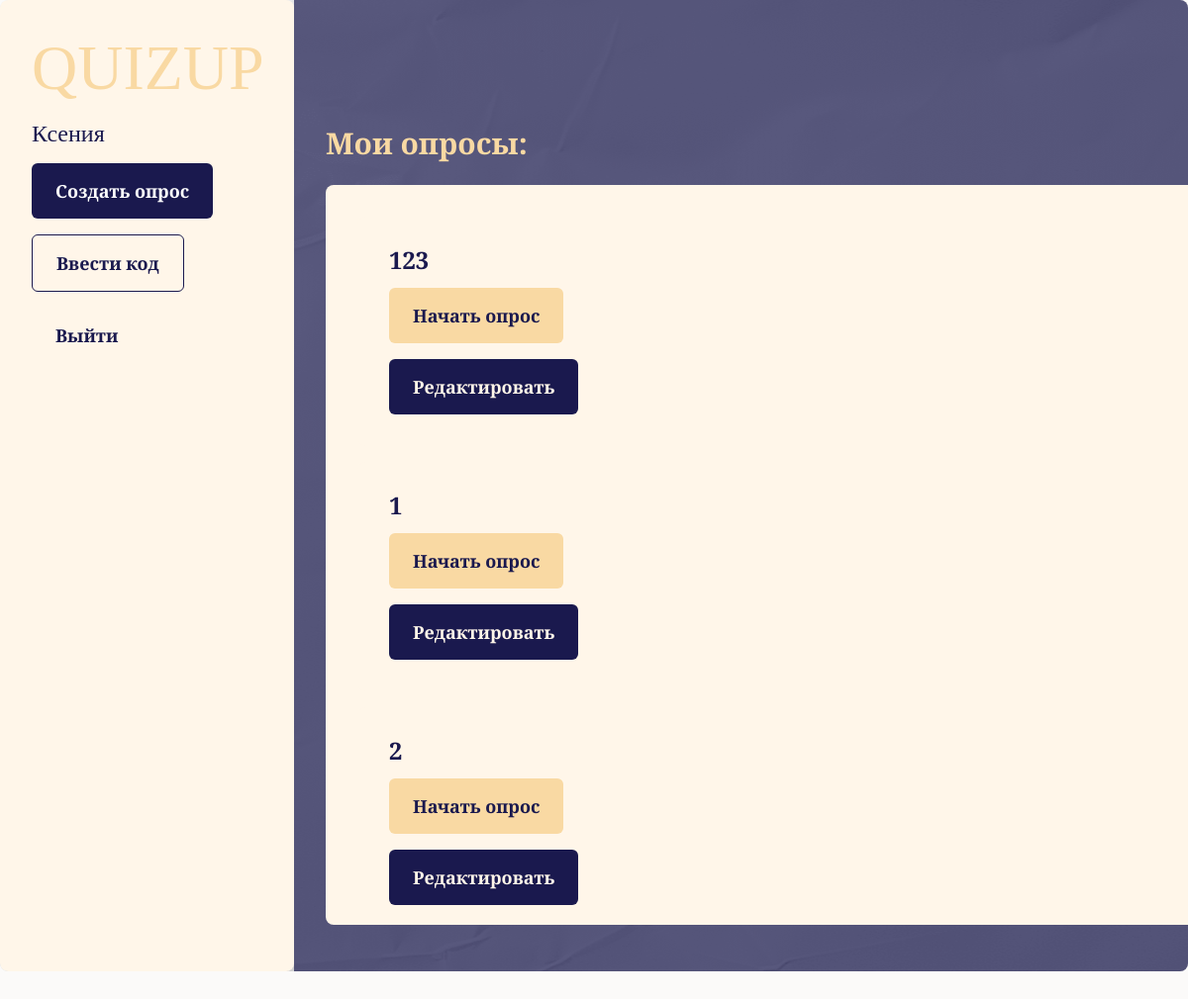
/page (signed in), run on the app's committed database.
### models.py (models this page shows)
class User(db.Model, UserMixin):
    __tablename__ = 'users'
    id = db.Column(db.Integer, primary_key=True)
    username = db.Column(db.String(150), unique=True, nullable=False)
    password = db.Column(db.String(150), nullable=False)
    polls = db.relationship('Poll', backref='user', lazy=True)

class Poll(db.Model):
    __tablename__ = 'polls'
    id = db.Column(db.Integer, primary_key=True)
    title = db.Column(db.String(255), nullable=False)
    user_id = db.Column(db.Integer, db.ForeignKey('users.id'), nullable=False)
    entry_code = db.Column(db.String(6), unique=True)
    is_active = db.Column(db.Boolean, default=False)
    current_question_index = db.Column(db.Integer, default=0)  # Индекс текущего вопроса
    questions = db.relationship('Question', backref='poll', lazy='dynamic')  # Changed to dynamic
    created_at = db.Column(db.DateTime, default=datetime.utcnow)  # Добавляем время создания опроса

### app.py (the view)
@app.route('/page')
@login_required
def page():
    polls = Poll.query.filter_by(user_id=current_user.id).all()
    return render_template('page.html', polls=polls)

### app.py (called while the page is built)
@login_manager.user_loader
def load_user(user_id):
    return User.query.get(int(user_id))

### templates/page.html (shortened to what this page needs)
<!DOCTYPE html>
<html lang="en">
<head>
</head>
<body>
  <link rel="stylesheet" href="../static/style.css" />
  <div>
    <link href="../static/page.css" rel="stylesheet" />
    <div class="page-container">
      <div class="page-desktop10448104">
        <div class="page-wf-container1">
          <span class="page-text1">QUIZUP</span>
          <span class="page-text2">{{ current_user.username }}</span>
          <a href="{{ url_for('input_name_quiz') }}" class="page-wf-button1">
            <span class="page-text3">Создать опрос</span>
          </a>
          <a href="{{ url_for('input_entery_code') }}" class="page-wf-button2">
            <span class="page-text4">Ввести код</span>
          </a>
          <a href="{{ url_for('index') }}" class="page-wf-button3">
            <span class="page-text5">Выйти</span>
          </a>
        </div>
        <span class="page-text6">Мои опросы:</span>
        <div class="page-wf-container2">
          {% for poll in polls %}
          <div class="page-wf-container3">
            <span class="page-text7">{{ poll.title }}</span>
            <a href="{{ url_for('show_qr', poll_id=poll.id) }}" class="page-wf-button4">
              <span class="page-text8">Начать опрос</span>
            </a>
              <a href="{{ url_for('edit_survey', poll_id=poll.id) }}"
                   class="page-wf-button4"
                   style="background-color: #1A194EFF;">
                    <span class="page-text9">Редактировать</span>
                </a>
          </div>
          {% endfor %}
        </div>
      </div>
    </div>
  </div>
</body>
</html>

### static/style.css (style rules this page uses)
:root { --dl-size-size-large: 144px; --dl-size-size-small: 48px; --dl-size-size-medium: 96px; --dl-size-size-xlarge: 192px; --dl-size-size-xsmall: 16px; --dl-space-space-unit: 16px; --dl-size-size-xxlarge: 288px; --dl-color-wfbase-white: rgba(255, 255, 255, 1); --dl-size-size-maxwidth: 1400px; --dl-color-theme-accent1: #FFFFFF; --dl-color-theme-accent2: #F5D1B0; --dl-radius-radius-round: 50%; --dl-color-theme-primary1: #BF4408; --dl-color-theme-primary2: #E65103; --dl-space-space-halfunit: 8px; --dl-space-space-sixunits: 96px; --dl-space-space-twounits: 32px; --dl-radius-radius-radius2: 2px; --dl-radius-radius-radius4: 4px; --dl-radius-radius-radius8: 8px; --dl-space-space-fiveunits: 80px; --dl-space-space-fourunits: 64px; --dl-color-theme-secondary1: #FFFFFF; --dl-color-theme-secondary2: #FBF1EB; --dl-space-space-threeunits: 48px; --dl-color-theme-neutral-dark: #191818; --dl-radius-radius-cardradius: 8px; --dl-color-theme-neutral-light: #FBFAF9; --dl-radius-radius-imageradius: 8px; --dl-radius-radius-inputradius: 24px; --dl-radius-radius-buttonradius: 24px; --dl-space-space-oneandhalfunits: 24px; }

### templates/page.html (style rules this page uses)
html { line-height: 1.15; }
body { margin: 0; }
* { box-sizing: border-box; border-width: 0; border-style: solid; -webkit-font-smoothing: antialiased; }
p,li,ul,pre,div,h1,h2,h3,h4,h5,h6,figure,blockquote,figcaption { margin: 0; padding: 0; }
a { color: inherit; text-decoration: inherit; }
html { scroll-behavior: smooth }
html { font-family: Inter; font-size: 16px; }
body { font-weight: 400; font-style:normal; text-decoration: none; text-transform: none; letter-spacing: normal; line-height: 1.15; color: var(--dl-color-theme-neutral-dark); background: var(--dl-color-theme-neutral-light); fill: var(--dl-color-theme-neutral-dark); }

### data on the page
User: username "Ксения"
Poll: title "123"
Poll: title "1"
Poll: title "2"
